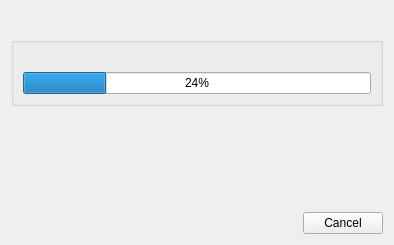
<?xml version="1.0" encoding="UTF-8"?>
<ui version="4.0">
 <class>sIBL_GUI_Download_Manager_Form</class>
 <widget class="QWidget" name="sIBL_GUI_Download_Manager_Form">
  <property name="geometry">
   <rect>
    <x>0</x>
    <y>0</y>
    <width>394</width>
    <height>245</height>
   </rect>
  </property>
  <property name="windowTitle">
   <string>sIBL_GUI - Downloads Manager</string>
  </property>
  <layout class="QGridLayout" name="sIBL_GUI_Download_Manager_Form_gridLayout">
   <item row="0" column="0">
    <layout class="QHBoxLayout" name="Logo_horizontalLayout">
     <item>
      <spacer name="Logo_Left_horizontalSpacer">
       <property name="orientation">
        <enum>Qt::Horizontal</enum>
       </property>
       <property name="sizeHint" stdset="0">
        <size>
         <width>40</width>
         <height>20</height>
        </size>
       </property>
      </spacer>
     </item>
     <item>
      <widget class="QLabel" name="Logo_label">
       <property name="text">
        <string/>
       </property>
       <property name="pixmap">
        <pixmap>:/sIBL_GUI FTP/Resources/sIBL_GUI_Small_Logo.png</pixmap>
       </property>
      </widget>
     </item>
     <item>
      <spacer name="Logo_Right_horizontalSpacer">
       <property name="orientation">
        <enum>Qt::Horizontal</enum>
       </property>
       <property name="sizeHint" stdset="0">
        <size>
         <width>40</width>
         <height>20</height>
        </size>
       </property>
      </spacer>
     </item>
    </layout>
   </item>
   <item row="1" column="0">
    <widget class="QGroupBox" name="Downloads_groupBox">
     <property name="toolTip">
      <string>Downloads Group Box: Current downloads.</string>
     </property>
     <property name="title">
      <string/>
     </property>
     <property name="alignment">
      <set>Qt::AlignBottom|Qt::AlignLeading|Qt::AlignLeft</set>
     </property>
     <layout class="QGridLayout" name="Online_Repository_groupBox_gridLayout">
      <item row="0" column="0">
       <widget class="QLabel" name="Current_File_label"/>
      </item>
      <item row="1" column="0">
       <widget class="QProgressBar" name="Download_progressBar">
        <property name="value">
         <number>24</number>
        </property>
       </widget>
      </item>
     </layout>
    </widget>
   </item>
   <item row="3" column="0">
    <layout class="QHBoxLayout" name="Buttons_horizontalLayout">
     <item>
      <spacer name="Buttons_horizontalSpacer">
       <property name="orientation">
        <enum>Qt::Horizontal</enum>
       </property>
       <property name="sizeHint" stdset="0">
        <size>
         <width>40</width>
         <height>20</height>
        </size>
       </property>
      </spacer>
     </item>
     <item>
      <widget class="QPushButton" name="Cancel_Close_pushButton">
       <property name="toolTip">
        <string>Cancel / Close Push Button: Cancel / Closes the &quot;Downloads Manager&quot; / current download.</string>
       </property>
       <property name="text">
        <string>Cancel</string>
       </property>
      </widget>
     </item>
    </layout>
   </item>
   <item row="2" column="0">
    <spacer name="verticalSpacer">
     <property name="orientation">
      <enum>Qt::Vertical</enum>
     </property>
     <property name="sizeHint" stdset="0">
      <size>
       <width>20</width>
       <height>40</height>
      </size>
     </property>
    </spacer>
   </item>
  </layout>
 </widget>
 <resources/>
 <connections/>
</ui>
